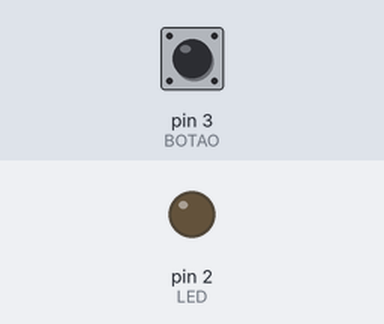
A sketch run on a simulated Arduino Uno, built with avr-gcc and run on an emulated ATmega328P. On the bench: output pins drawn as LEDs (lit = HIGH). The inputs (shaded band) are chosen by the test bench; at power-on: pin 3 (BOTAO) LOW.

Above: at 1.2 s.
1.3 s: pin 3 (BOTAO) pulled HIGH for 0.15 s
At 1.37 s:
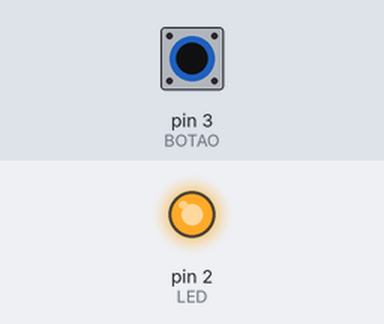
2.9 s: pin 3 (BOTAO) pulled HIGH for 3.2 s
At 6.7 s:
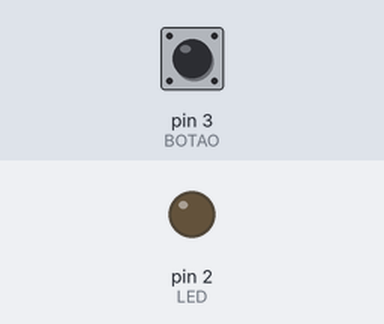
Timing chart, 0 to 8.2 s (numbered marks = the images above; inputs shaded):
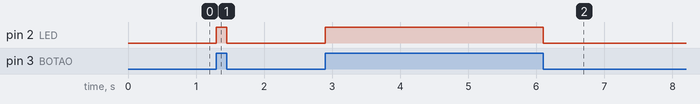

The sketch:

codigo.ino
```cpp
int LED = 2; //LED conectado ao pino 2
int BOTAO = 3; //Botão conectado ao pino 3

int VAR1 = 0;


void setup()

{
 pinMode(LED, OUTPUT); //Pino 2 do arduino como saída
 pinMode(BOTAO, INPUT); //Pino com botão será entrada
}

void loop()

{

 VAR1 = digitalRead(BOTAO); //Armazena o Estado do botão.

 if (VAR1) //Se botão estiver pressionado (HIGH)
 {
 digitalWrite(LED, HIGH);
 }

else //se não estiver pressionado
 {
 digitalWrite(LED, LOW); //Apaga o led conectado ao pino 2
 }

}
```

Measured:
- after the input at 1.3 s, pin 2 (LED): LOW → HIGH at once, → LOW 0.15 s later
- after the input at 2.9 s, pin 2 (LED): LOW → HIGH at once, → LOW 3.2 s later
